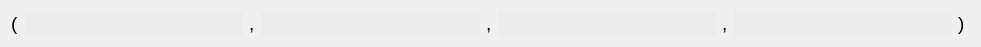
<?xml version="1.0" encoding="UTF-8"?>
<ui version="4.0">
 <class>Tuple4</class>
 <widget class="QWidget" name="Tuple4">
  <property name="geometry">
   <rect>
    <x>0</x>
    <y>0</y>
    <width>981</width>
    <height>39</height>
   </rect>
  </property>
  <property name="sizePolicy">
   <sizepolicy hsizetype="Expanding" vsizetype="Preferred">
    <horstretch>0</horstretch>
    <verstretch>0</verstretch>
   </sizepolicy>
  </property>
  <property name="windowTitle">
   <string>Form</string>
  </property>
  <layout class="QHBoxLayout" name="horizontalLayout">
   <item>
    <widget class="QLabel" name="label_5">
     <property name="text">
      <string>&lt;html&gt;&lt;head/&gt;&lt;body&gt;&lt;p&gt;&lt;span style=&quot; font-size:14pt;&quot;&gt;(&lt;/span&gt;&lt;/p&gt;&lt;/body&gt;&lt;/html&gt;</string>
     </property>
    </widget>
   </item>
   <item>
    <widget class="LECustomTuple" name="lineEditVal1">
     <property name="sizePolicy">
      <sizepolicy hsizetype="Expanding" vsizetype="Fixed">
       <horstretch>0</horstretch>
       <verstretch>0</verstretch>
      </sizepolicy>
     </property>
     <property name="minimumSize">
      <size>
       <width>0</width>
       <height>25</height>
      </size>
     </property>
     <property name="maximumSize">
      <size>
       <width>805</width>
       <height>16777215</height>
      </size>
     </property>
     <property name="styleSheet">
      <string notr="true">background:rgb(235,235,235);
border:0px;

</string>
     </property>
     <property name="readOnly">
      <bool>false</bool>
     </property>
    </widget>
   </item>
   <item>
    <widget class="QLabel" name="label_6">
     <property name="text">
      <string>&lt;html&gt;&lt;head/&gt;&lt;body&gt;&lt;p&gt;&lt;span style=&quot; font-size:14pt;&quot;&gt;,&lt;/span&gt;&lt;/p&gt;&lt;/body&gt;&lt;/html&gt;</string>
     </property>
    </widget>
   </item>
   <item>
    <widget class="LECustomTuple" name="lineEditVal2">
     <property name="sizePolicy">
      <sizepolicy hsizetype="Expanding" vsizetype="Fixed">
       <horstretch>0</horstretch>
       <verstretch>0</verstretch>
      </sizepolicy>
     </property>
     <property name="minimumSize">
      <size>
       <width>0</width>
       <height>25</height>
      </size>
     </property>
     <property name="maximumSize">
      <size>
       <width>10000</width>
       <height>16777215</height>
      </size>
     </property>
     <property name="focusPolicy">
      <enum>Qt::StrongFocus</enum>
     </property>
     <property name="styleSheet">
      <string notr="true">background:rgb(235,235,235);
border:0px;</string>
     </property>
    </widget>
   </item>
   <item>
    <widget class="QLabel" name="label_8">
     <property name="text">
      <string>&lt;html&gt;&lt;head/&gt;&lt;body&gt;&lt;p&gt;&lt;span style=&quot; font-size:14pt;&quot;&gt;,&lt;/span&gt;&lt;/p&gt;&lt;/body&gt;&lt;/html&gt;</string>
     </property>
    </widget>
   </item>
   <item>
    <widget class="LECustomTuple" name="lineEditVal3">
     <property name="sizePolicy">
      <sizepolicy hsizetype="Expanding" vsizetype="Fixed">
       <horstretch>0</horstretch>
       <verstretch>0</verstretch>
      </sizepolicy>
     </property>
     <property name="minimumSize">
      <size>
       <width>0</width>
       <height>25</height>
      </size>
     </property>
     <property name="maximumSize">
      <size>
       <width>10000</width>
       <height>16777215</height>
      </size>
     </property>
     <property name="focusPolicy">
      <enum>Qt::StrongFocus</enum>
     </property>
     <property name="styleSheet">
      <string notr="true">background:rgb(235,235,235);
border:0px;</string>
     </property>
    </widget>
   </item>
   <item>
    <widget class="QLabel" name="label_9">
     <property name="text">
      <string>&lt;html&gt;&lt;head/&gt;&lt;body&gt;&lt;p&gt;&lt;span style=&quot; font-size:14pt;&quot;&gt;,&lt;/span&gt;&lt;/p&gt;&lt;/body&gt;&lt;/html&gt;</string>
     </property>
    </widget>
   </item>
   <item>
    <widget class="LECustomTuple" name="lineEditVal4">
     <property name="sizePolicy">
      <sizepolicy hsizetype="Expanding" vsizetype="Fixed">
       <horstretch>0</horstretch>
       <verstretch>0</verstretch>
      </sizepolicy>
     </property>
     <property name="minimumSize">
      <size>
       <width>0</width>
       <height>25</height>
      </size>
     </property>
     <property name="maximumSize">
      <size>
       <width>10000</width>
       <height>16777215</height>
      </size>
     </property>
     <property name="focusPolicy">
      <enum>Qt::StrongFocus</enum>
     </property>
     <property name="styleSheet">
      <string notr="true">background:rgb(235,235,235);
border:0px;</string>
     </property>
    </widget>
   </item>
   <item>
    <widget class="QLabel" name="label_7">
     <property name="text">
      <string>&lt;html&gt;&lt;head/&gt;&lt;body&gt;&lt;p&gt;&lt;span style=&quot; font-size:14pt;&quot;&gt;)&lt;/span&gt;&lt;/p&gt;&lt;/body&gt;&lt;/html&gt;</string>
     </property>
    </widget>
   </item>
   <item>
    <spacer name="horizontalSpacer_2">
     <property name="orientation">
      <enum>Qt::Horizontal</enum>
     </property>
     <property name="sizeType">
      <enum>QSizePolicy::Preferred</enum>
     </property>
     <property name="sizeHint" stdset="0">
      <size>
       <width>5</width>
       <height>20</height>
      </size>
     </property>
    </spacer>
   </item>
  </layout>
 </widget>
 <customwidgets>
  <customwidget>
   <class>LECustomTuple</class>
   <extends>QLineEdit</extends>
   <header>gereListe.h</header>
  </customwidget>
 </customwidgets>
 <resources/>
 <connections/>
</ui>
